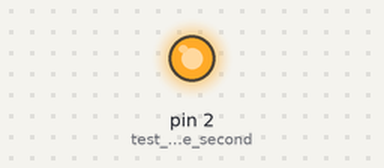
A sketch run on a simulated Arduino Uno, built with avr-gcc and run on an emulated ATmega328P. On the bench: output pins drawn as LEDs (lit = HIGH).

Above: at 0.1 s.
Timing chart, 0 to 1.6 s (numbered marks = the images above):
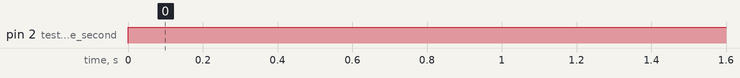

Measured:
- by itself, pin 2 (test_name_second): LOW → HIGH at 0.00 s

The sketch:

start.ino
```cpp
const int test_name = 1;                      //Создаем константу test_name, которая будет представлять 1 пин, можно использовать test_name в других частях вашего кода, например, для указания, что вы хотите использовать 1-й пин на плате Arduino
const int test_name_second = 2;               //Создаем константу test_name_second, которая будет представлять 2 пин, можно использовать test_name_second в других частях вашего кода, например, для указания, что вы хотите использовать 2-й пин на плате Arduino

void setup() {                                //В блоке кода setup устанавливаем режимы работы пинов
  pinMode(test_name, INPUT);                  //Устанавливаем пин с именем test_name в режим работы на вход(INPUT), т.е. он будет принимать сигналы от внешних устройств
  pinMode(test_name_second, OUTPUT);          //Устанавливаем пин с именем test_name_second в режим работы на выход(OUTPUT), т.е. с него будут уходить сигналы во внешнюю среду
}

void loop() {                                  //В блоке кода loop описываем инструкции, которые будут выполняться пока на плате будет питание
  digitalWrite(test_name_second, HIGH);        //Устанавливаем test_name_second в состояние высокого уровеня сигнала
  delay(1000);                                 //Задержка в 1 секунду
}
```
